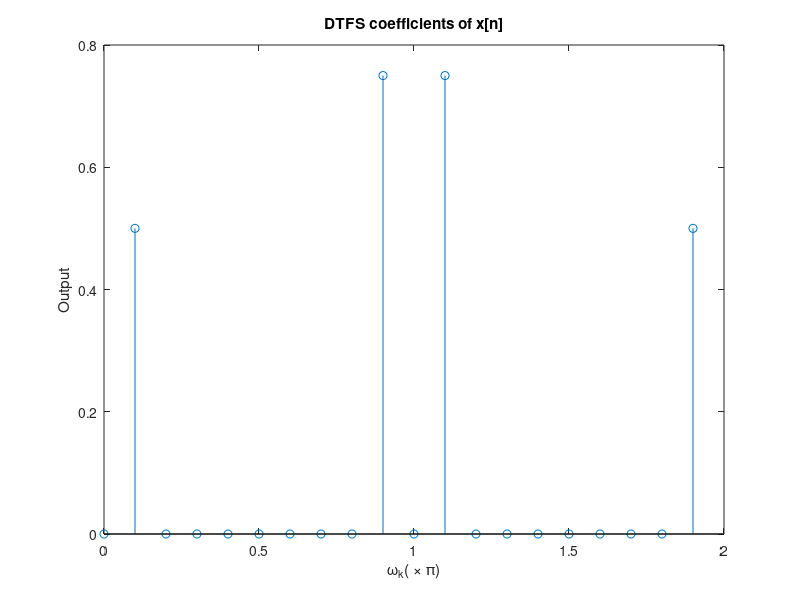

Here is the MATLAB script that generated this plot:
k = 0:19;
a_x = [0 -1/2 zeros(1, 7) 3/4 0 3/4 zeros(1, 7) -1/2];
Omega_k = (1 / 10) * k;

stem(Omega_k, abs(a_x))
xlabel('\omega_k( \times \pi)') 
ylabel('Output')
title('DTFS coefficients of x[n]')
